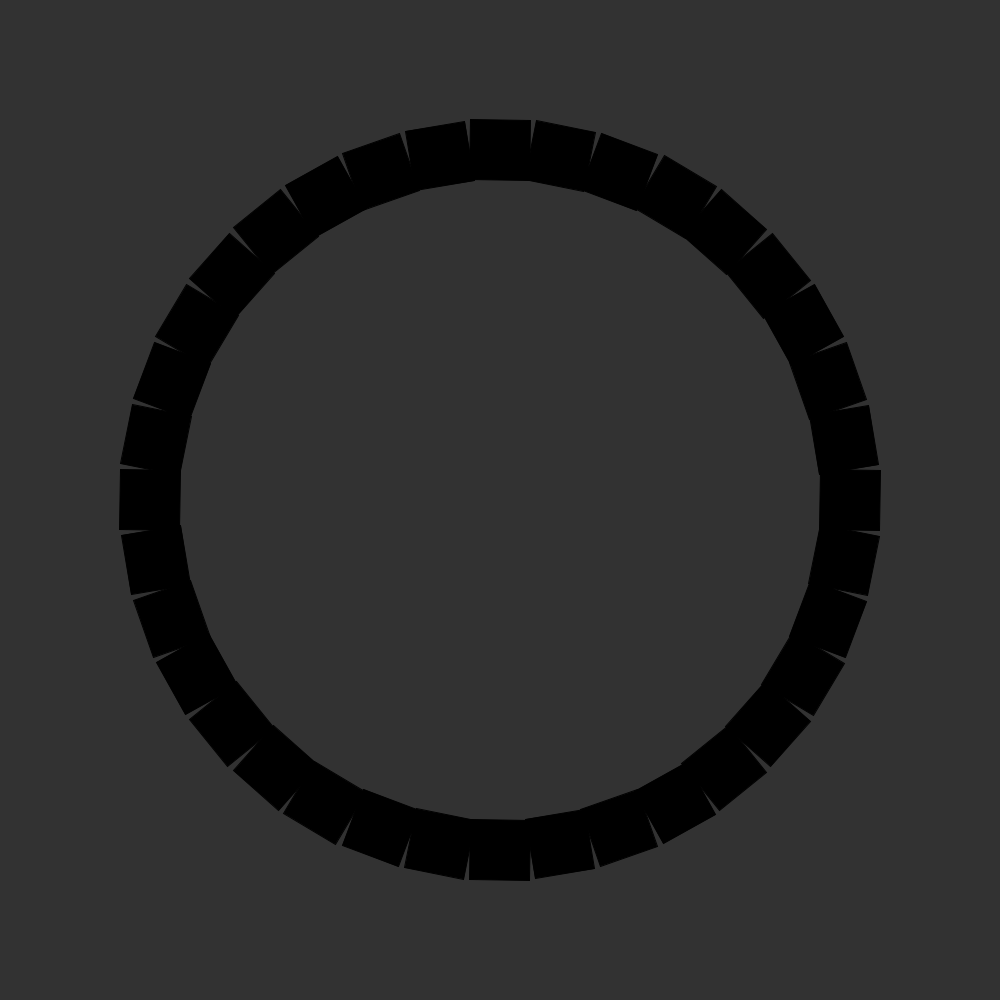
Frame 1 (no input)
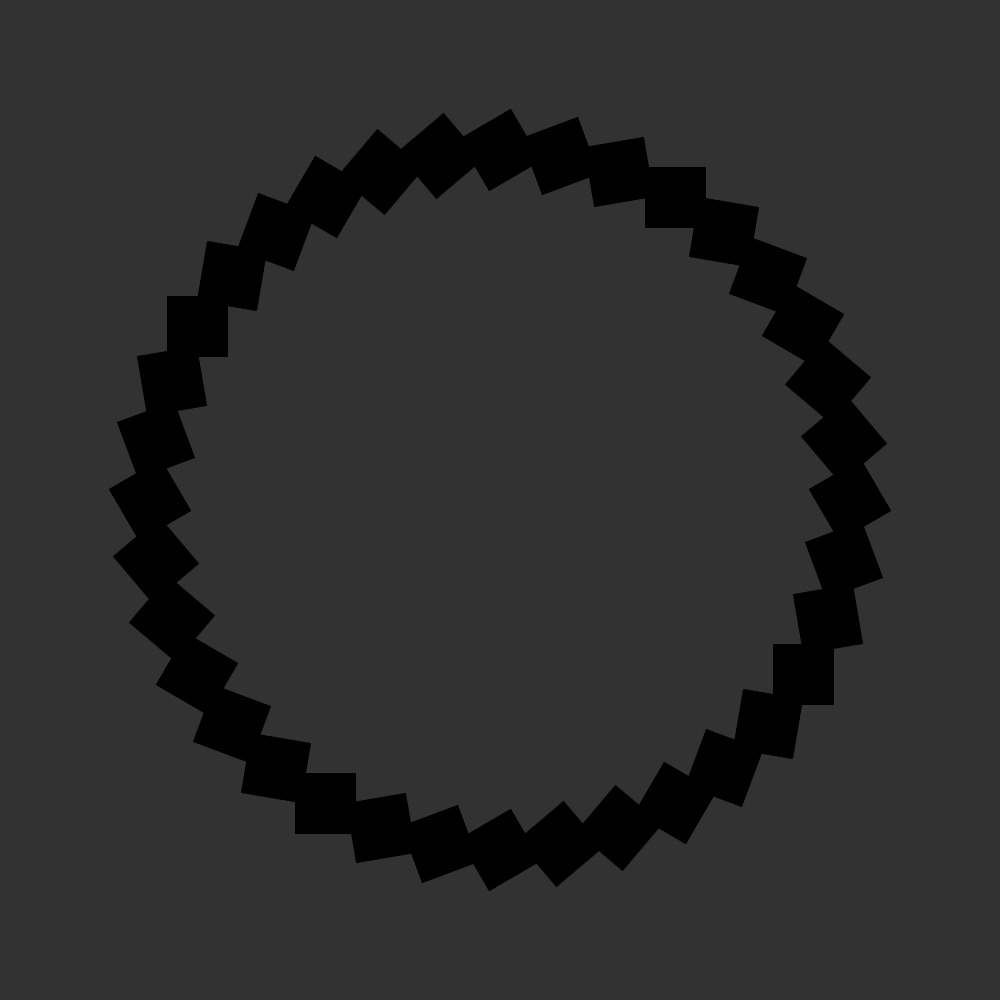
Frame 60 (the mouse pressed at the canvas centre just before this capture)
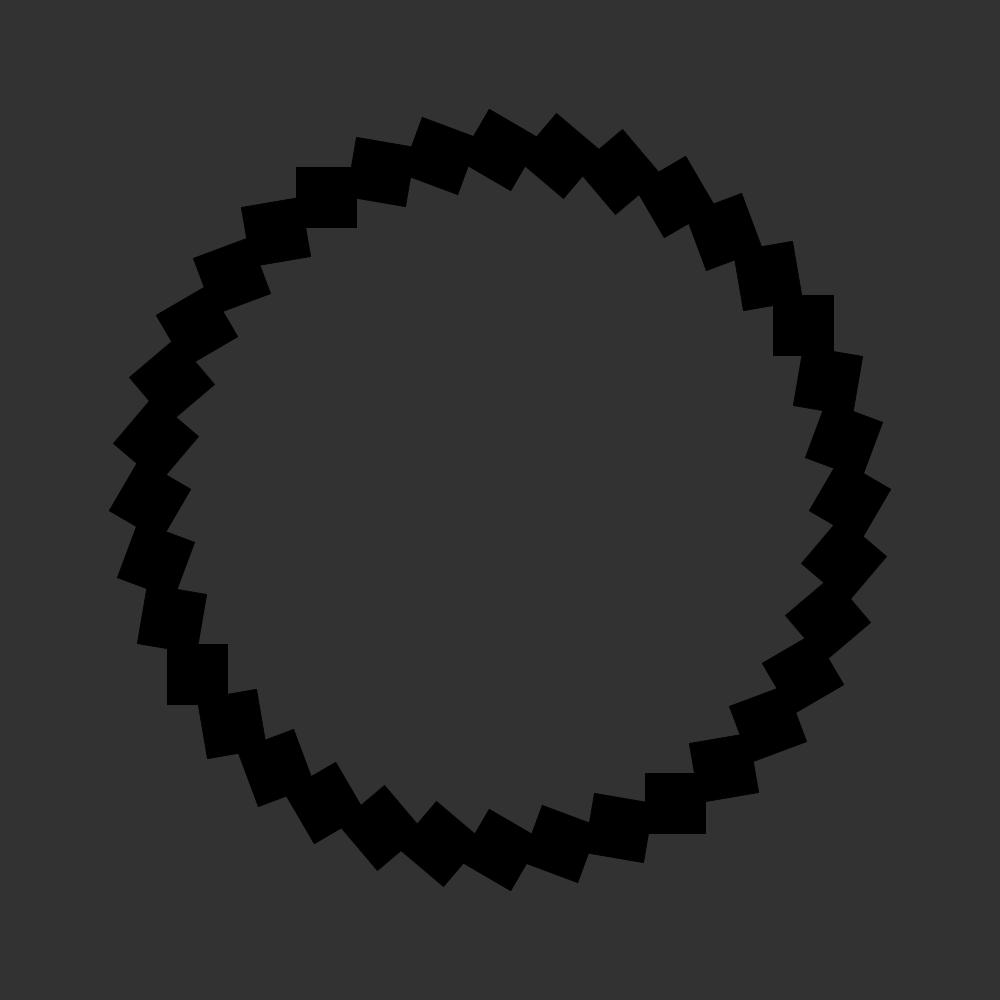
Frame 120 (the mouse held since frame 60 and released just before this capture)

The Processing sketch that drew these frames (run headless with seeded random() and noise(); from frame 60 on, the mouse is pressed at the canvas centre):

// Processing sketch: circle_of_rotating_squares
// ── circle_of_rotating_squares.pde
int default_radius = 350;
int current_iteration = 1;
int default_square_size = 30;
int step_size = 10;
PVector[] locations_by_degree = new PVector[360]; 


void setup() {
  size(1000, 1000);
  background(50);
  translate(width/2, height/2);
  rectMode(RADIUS);
  
  for (int i = 0; i < 360; i += step_size) {
    //float theta = map(i, 0, 360, -PI, PI);
    float theta = radians(i);
    float sin_theta = sin(theta);
    float cos_theta = cos(theta);
    
    int x = int(default_radius * sin_theta);
    int y = int(default_radius * cos_theta);
    int z = -int(i);
    locations_by_degree[i] = new PVector(x, y, z);
  }

  frameRate(60);
}

void draw() {
  clear();
  background(50);
  translate(width/2, height/2);
     
  for (int i = 0; i < 360; i += step_size) {
        
    PVector pv = locations_by_degree[i];
                    
    pushMatrix();
    translate(pv.x, pv.y);
    rotate(radians(pv.z + frameCount));
    fill(0);
    
    rect(0,0, default_square_size, default_square_size);
    popMatrix();
  }
  
  //print(mouseX, mouseY, "\n");
}
